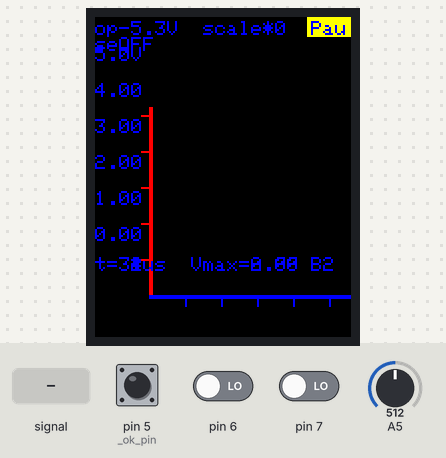
This sketch was run on a simulated Arduino Uno, built with avr-gcc and run on an emulated ATmega328P. Shown: 128×160 colour display. Inputs (shaded band) come from the test bench; at power-on: A5 = 512, pin 5 (_ok_pin) LOW, pin 6 LOW, pin 7 LOW. Random numbers use the default seed unless the sketch sets one.

Above: at 1.2 s.
1.8 s: A5 fed a 200 Hz sine of ±81 counts around its level
At 2.14 s:
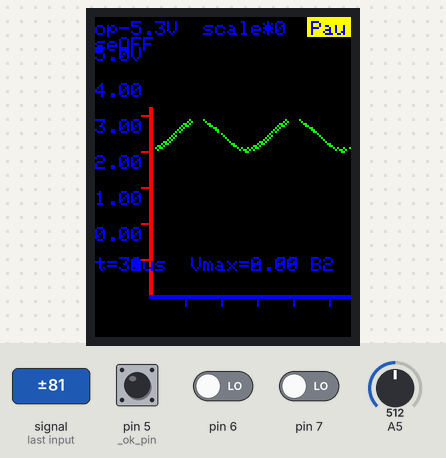
3.5 s: A5 set to 491
At 5.0 s:
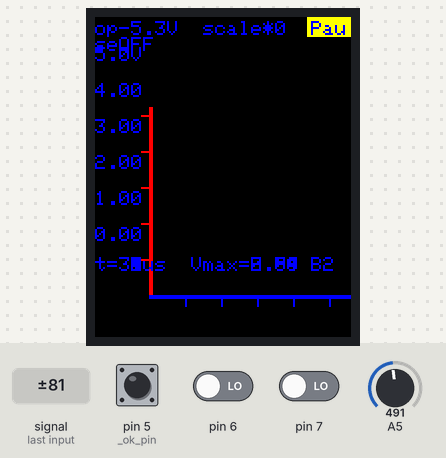
5.5 s: pin 5 (_ok_pin) pulled HIGH for 1 s
At 7.4 s:
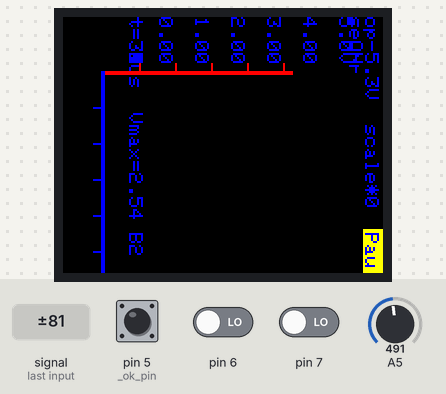
8.0 s: pin 6 driven HIGH
At 8.21 s:
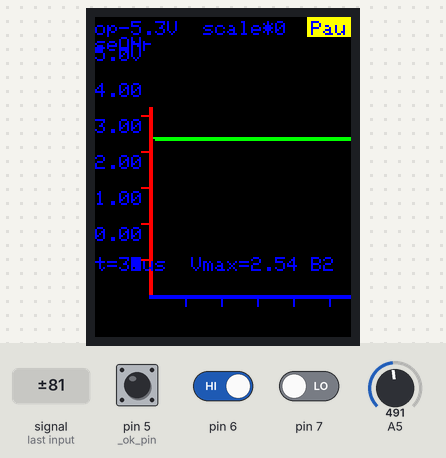
9.5 s: pin 7 driven HIGH
11.1 s: pin 5 (_ok_pin) pulled HIGH for 0.15 s
At 12.1 s:
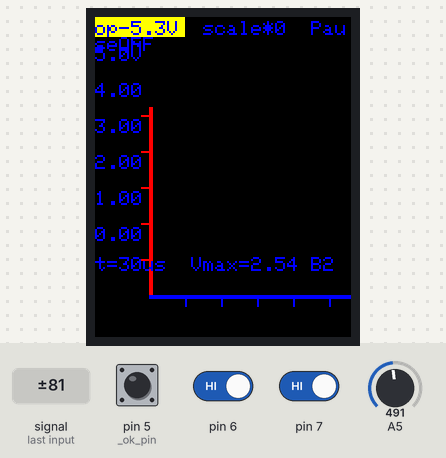
Timing chart, 0 to 12.8 s (numbered marks = the images above; inputs shaded):
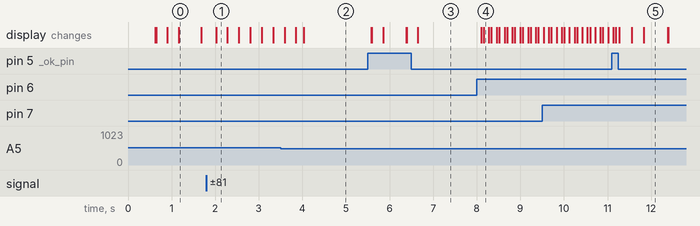

The sketch:

main.ino
```cpp
// include Pultoscope libraries
#include "src/Pultoscope.h"

//Handle value of menu state variable
// pin definition for Arduino UNO
#define LCD_CS 10   // Chip Select goes to D10
#define LCD_DC 9    //Dc or A0 pin on tft display
#define LCD_RESET 8 // Can alternately just connect to Arduino's reset pin
#define external_power_pin A6

#define levo 7
#define ok 5
#define pravo 6
#define vertikal 0  //размер вертикальной сетки(если "0" отключениа)

// create an instance of the library
Data data = Data(levo, pravo, ok);
Screen screen = Screen(LCD_CS, LCD_DC, LCD_RESET, vertikal ,&data);

void setup() {
    data.set_external_power_source_voltage(external_power_pin);
    data.set_reference_voltage_value();
    screen.begin();
}

void loop() {
    data.read_data();
    screen.top_menu_state_handler();
    screen.pause_button_handler();

    data.set_reference_voltage_value();
    delay(5);

    screen.draw_voltage_axis();
    screen.draw_time_axis();
    screen.draw_grid();
    screen.draw_voltage_scale();

    if(!screen.get_pause_flag())
        screen.draw_bottom_menu();

    data.set_max_voltage();

    if(!screen.get_pause_flag())
        screen.draw_graph_default();

    if(screen.get_pause_flag())
        screen.draw_graph_pause();
}
```

Pultoscope.cpp
```cpp
#include "Pultoscope.h"

Data::Data(uint8_t left, uint8_t right, uint8_t ok){
    _scroll_left_pin = left;
    _scroll_right_pin = right;
    _ok_pin = ok;
    _Vmax = 0;
    _scale = 0;
    _reference_voltage_flag = 1;
    _Vexternal = 0;
    _time = 0;
    _scale_time_step = 0;
}

Screen::Screen(uint8_t cs, uint8_t dc, uint8_t reset,
    uint8_t grid_size, Data *data):
    _tft(TFT(cs, dc, reset)),_data(data){

    _cs = cs;
    _dc = dc;
    _reset = reset;
    _tft = TFT(_cs, _dc, _reset);
    _data = data;
    _grid_size = grid_size;
    _top_menu = 1;
    _x = 60;
    _pause_flag = false;
    _pause_clean_flag = false;
}

uint8_t Data::get_max_voltage(){
    return _Vmax;
}

uint8_t Data::get_scale_time_step(){
    return _scale_time_step;
}

uint8_t Data::get_external_power_source_voltage(){
    return _Vexternal;
}

uint8_t Data::get_adc_buffer_element(uint16_t index){
    if(index < 501)
        return _adc_buffer[index];
    else return NULL;
}

uint8_t Data::get_adc_del_buffer_element(uint16_t index){
    if(index < 501)
        return _adc_buffer_del[index];
    else return NULL;
}

uint8_t Data::get_scale(){
    return _scale;
}

uint8_t Data::get_scroll_right_pin(){
    return _scroll_right_pin;
}

uint8_t Data::get_scroll_left_pin(){
    return _scroll_left_pin;
}

uint8_t Data::get_ok_pin(){
    return _ok_pin;
}

void Data::set_scale(uint8_t value){
    _scale = value;
}

void Data::set_adc_del_buffer_element(uint16_t index, uint8_t value){
    if(index < 501)
        _adc_buffer_del[index] = value;
}

void Data::set_reference_voltage_flag(bool flag){
    _reference_voltage_flag = flag;
}

void Data::set_external_power_source_voltage(uint8_t external_power_pin){
    _Vexternal = analogRead(external_power_pin)*5.3/1024;
}

void Data::set_reference_voltage_value(){
    if(!_reference_voltage_flag){ADMUX = 0b11100101;} //Internal reference voltage 1,1V
    if(_reference_voltage_flag){ADMUX = 0b01100101;}  //External reference voltage
}

void Data::set_max_voltage(){
    _Vmax=0;
    for(int i=0;i<500;i++){
        if(_Vmax < _adc_buffer[i]) _Vmax = _adc_buffer[i];
    }
}

bool Data::get_reference_voltage_flag(){
    return _reference_voltage_flag;
}

void Data::read_data(){
    if (_scale >= 6){ADCSRA = 0b11100010;}  //divisor 4
    if (_scale == 5){ADCSRA = 0b11100011;}  //divisor 8
    if (_scale == 4){ADCSRA = 0b11100100;}  //divisor 16
    if (_scale == 3){ADCSRA = 0b11100101;}  //divisor 32
    if (_scale == 2){ADCSRA = 0b11100110;}  //divisor 64
    if (_scale <  2){ADCSRA = 0b11100111;}  //divisor 128
    if (_scale == 0){
        _time=micros();
        for(int i=0;i<500;i++){
            while ((ADCSRA & 0x10)==0);
            ADCSRA|=0x10;
            delayMicroseconds(100);
            _adc_buffer[i]=ADCH;
        }
        _time = micros() - _time;
        _scale_time_step = _time * horizontal_axis_pixel_step / 501;
    }
    if (_scale > 0){
        _time=micros();
        for(int i=0;i<500;i++){
            while ((ADCSRA & 0x10)==0);
            ADCSRA|=0x10;
            _adc_buffer[i]=ADCH;
        }
        _time = micros() - _time;
        _scale_time_step = _time * horizontal_axis_pixel_step / 501;
    }
}


void Screen::begin(){
    _tft.begin();
    delay(50);
    _tft.fillScreen(BLACK);
    _tft.textSize(default_text_size);
    delay(500);
}

void Screen::do_hello_world(){
    //generate a random color
    uint8_t redRandom = random(0, 255);
    uint8_t greenRandom = random (0, 255);
    uint8_t blueRandom = random (0, 255);

    // set a random font color
    _tft.stroke(redRandom, greenRandom, blueRandom);

    // print Hello, World! in the middle of the screen
    _tft.text("Hello, World!", 6, 57);
}

void Screen::draw_bottom_menu(){
    _tft.setRotation(0);
    _tft.fillRect(0, 10, 10,display_width, BLACK); //Erase bottom menu
    _tft.setRotation(1);
    _tft.setCursor(0,display_height - 8);
    _tft.print("t=");

    uint8_t scale = _data->get_scale();
    uint8_t scale_time_step = _data->get_scale_time_step();

    if(scale <  7) _tft.print(scale_time_step);
    if(scale == 7) _tft.print(scale_time_step/2);
    if(scale == 8) _tft.print(scale_time_step/3);
    if(scale == 9) _tft.print(scale_time_step/4);
    if(scale == 10)_tft.print(scale_time_step/5);
    _tft.print("us  ");
    _tft.print("Vmax=");
    if(!(_data->get_reference_voltage_flag())){
        _tft.print(_data->get_max_voltage()*1.1/255);
    }
    if(_data->get_reference_voltage_flag()){
        _tft.print(_data->get_max_voltage()*5.3/255);
    }
    _tft.print(" ");
    _tft.print("B");
    _tft.print(_data->get_external_power_source_voltage());
}

void Screen::draw_default_top_menu(){
    _tft.setRotation(1);
    _tft.setTextColor(RED);
    _tft.fillRect(display_width - 54, 0,50, 10, CYAN);
    _tft.setCursor(0,2);
    if(!_data->get_reference_voltage_flag()) _tft.print("op-1.1V ");
    if( _data->get_reference_voltage_flag()) _tft.print("op-5.3V ");

    if(digitalRead(_data->get_scroll_right_pin())==HIGH){//доработать скорость
        _tft.setRotation(0);
        _tft.fillRect(21,29, display_height - 32 , display_width - 29, BLACK);//стиране графика
        _tft.fillRect(display_height - 12,display_width - 70, 12 , 10, BLACK);
        _data->set_scale(_data->get_scale() + 1);
        if(_data->get_scale()==11) _data->set_scale(10);
    }

    if(digitalRead(_data->get_scroll_left_pin())==HIGH){//доработать скорость
        _tft.setRotation(0);
        _tft.fillRect(21,29, display_height - 32 , display_width - 29, BLACK);//стиране графика
        _tft.fillRect(display_height - 12,display_width - 70, 12 , 10, BLACK);
        _data->set_scale(_data->get_scale() - 1);
        if(_data->get_scale() == 255) _data->set_scale(0);
    }

    _tft.setRotation(1);
    _tft.print(" scale*");
    _tft.print(_data->get_scale());
    _tft.print("  PauseOFF");
}

void Screen::draw_pause_menu(){
    _pause_flag = true;
    if(!_pause_clean_flag){
        _pause_clean_flag = true;
        _tft.setRotation(1);
        _tft.setTextColor(RED);
        _tft.fillRect(display_width - 54, 0,50, 10, CYAN);
        _tft.setCursor(0,2);
        if(!_data->get_reference_voltage_flag()) _tft.print("op-1.1V ");
        if( _data->get_reference_voltage_flag()) _tft.print("op-5.3V ");
        _tft.print(" scale*");
        _tft.print(_data->get_scale());
        if(!_pause_flag) _tft.print("  PauseOFF");
        if( _pause_flag) _tft.print("  PauseON");
    }
}

void Screen::draw_reference_voltage_choose_menu(){
    _tft.setRotation(1);
    _tft.setTextColor(RED);
    _tft.fillRect(0, 0, 45, 10, CYAN);
    _tft.setCursor(0,2);
    if(!_data->get_reference_voltage_flag()) _tft.print("op-1.1V ");
    if( _data->get_reference_voltage_flag()) _tft.print("op-5.3V ");

    if(digitalRead(_data->get_scroll_right_pin())==HIGH){
        _tft.setRotation(0);
        _tft.fillRect(21,29, display_height - 32 , display_width - 29, BLACK);//стиране поля графика
        _tft.fillRect(16, 0, 97, 24, BLACK);//стирание напряжения
        _data->set_reference_voltage_flag(!_data->get_reference_voltage_flag());
    }

    if(digitalRead(_data->get_scroll_left_pin())==HIGH){
        _tft.setRotation(0);
        _tft.fillRect(21,29, display_height - 32 , display_width - 29, BLACK);//стиране поля графика
        _tft.fillRect(16, 0, 97, 24, BLACK);//стирание напряжения
        _data->set_reference_voltage_flag(!_data->get_reference_voltage_flag());
    }

    _tft.setRotation(1);
    _tft.print(" scale*");
    _tft.print(_data->get_scale());
    _tft.print("  PauseOFF");
}

void Screen::pause_button_handler(){
    if(digitalRead(_data->get_ok_pin())==HIGH){
        _top_menu++;
        _tft.setRotation(0);
        _tft.fillRect(21,29, display_height - 32 , display_width - 29, BLACK);//стиране поля графика
        if(_top_menu == 3) {
            _top_menu=0;
            _pause_flag = false;
            _pause_clean_flag = false;
        }
        _tft.setRotation(1);
        _tft.fillRect(0, 0, display_width, 12, BLACK); //Стирание верхнего меню
    }
}

void Screen::draw_voltage_axis(){
    _tft.setRotation(0);
    _tft.drawFastHLine(20,28,95,BLUE);
    _tft.drawFastHLine(20,27,95,BLUE);

    _tft.drawFastVLine(110,23,5, BLUE);
    _tft.drawFastVLine(92,23,5, BLUE);
    _tft.drawFastVLine(74,23,5,BLUE);
    _tft.drawFastVLine(56,23,5,BLUE);
    _tft.drawFastVLine(38,23,5,BLUE);
}

void Screen::draw_time_axis(){
    _tft.setRotation(0);
    _tft.drawFastVLine(19,27,141,RED);
    _tft.drawFastVLine(20,27,140,RED);

    _tft.drawFastHLine(15,45,5, RED);
    _tft.drawFastHLine(15,63,5, RED);
    _tft.drawFastHLine(15,81,5, RED);
    _tft.drawFastHLine(15,99,5, RED);
    _tft.drawFastHLine(15,117,5,RED);
    _tft.drawFastHLine(15,135,5,RED);
    _tft.drawFastHLine(15,153,5,RED);
}

void Screen::draw_grid(){
    _tft.setRotation(0);
    _tft.drawFastHLine(75,310,5*_grid_size, YELLOW);
    _tft.drawFastHLine(110,310,5*_grid_size,YELLOW);
    _tft.drawFastHLine(145,310,5*_grid_size,YELLOW);
    _tft.drawFastHLine(180,310,5*_grid_size,YELLOW);
    _tft.drawFastHLine(75,285,5*_grid_size, YELLOW);
    _tft.drawFastHLine(110,285,5*_grid_size,YELLOW);
    _tft.drawFastHLine(145,285,5*_grid_size,YELLOW);
    _tft.drawFastHLine(180,285,5*_grid_size,YELLOW);
    _tft.drawFastHLine(75,260,5*_grid_size, YELLOW);
    _tft.drawFastHLine(110,260,5*_grid_size,YELLOW);
    _tft.drawFastHLine(145,260,5*_grid_size,YELLOW);
    _tft.drawFastHLine(180,260,5*_grid_size,YELLOW);
    _tft.drawFastHLine(75,235,5*_grid_size, YELLOW);
    _tft.drawFastHLine(110,235,5*_grid_size,YELLOW);
    _tft.drawFastHLine(145,235,5*_grid_size,YELLOW);
    _tft.drawFastHLine(180,235,5*_grid_size,YELLOW);
    _tft.drawFastHLine(75,210,5*_grid_size, YELLOW);
    _tft.drawFastHLine(110,210,5*_grid_size,YELLOW);
    _tft.drawFastHLine(145,210,5*_grid_size,YELLOW);
    _tft.drawFastHLine(180,210,5*_grid_size,YELLOW);
    _tft.drawFastHLine(75,185,5*_grid_size, YELLOW);
    _tft.drawFastHLine(110,185,5*_grid_size,YELLOW);
    _tft.drawFastHLine(145,185,5*_grid_size,YELLOW);
    _tft.drawFastHLine(180,185,5*_grid_size,YELLOW);
    _tft.drawFastHLine(75,160,5*_grid_size, YELLOW);
    _tft.drawFastHLine(110,160,5*_grid_size,YELLOW);
    _tft.drawFastHLine(145,160,5*_grid_size,YELLOW);
    _tft.drawFastHLine(180,160,5*_grid_size,YELLOW);
    _tft.drawFastHLine(75,135,5*_grid_size, YELLOW);
    _tft.drawFastHLine(110,135,5*_grid_size,YELLOW);
    _tft.drawFastHLine(145,135,5*_grid_size,YELLOW);
    _tft.drawFastHLine(180,135,5*_grid_size,YELLOW);
    _tft.drawFastHLine(75,110,5*_grid_size, YELLOW);
    _tft.drawFastHLine(110,110,5*_grid_size,YELLOW);
    _tft.drawFastHLine(145,110,5*_grid_size,YELLOW);
    _tft.drawFastHLine(180,110,5*_grid_size,YELLOW);
    _tft.drawFastHLine(75,85, 5*_grid_size, YELLOW);
    _tft.drawFastHLine(110,85,5*_grid_size, YELLOW);
    _tft.drawFastHLine(145,85,5*_grid_size, YELLOW);
    _tft.drawFastHLine(180,85,5*_grid_size, YELLOW);
}

void Screen::draw_voltage_scale(){
    _tft.setRotation(1);
    _tft.setTextColor(RED);

    if(!_data->get_reference_voltage_flag()){
        _tft.setCursor(0, 105);_tft.println("0.00");
        _tft.setCursor(0, 87); _tft.println("0.22");
        _tft.setCursor(0, 69); _tft.println("0.44");
        _tft.setCursor(0, 51); _tft.println("0.66");
        _tft.setCursor(0, 33); _tft.println("0.88");
        _tft.setCursor(0, 15); _tft.println("1.1V");
    }
    if(_data->get_reference_voltage_flag()){
        _tft.setCursor(0, 105);_tft.println("0.00");
        _tft.setCursor(0, 87); _tft.println("1.00");
        _tft.setCursor(0, 69); _tft.println("2.00");
        _tft.setCursor(0, 51); _tft.println("3.00");
        _tft.setCursor(0, 33); _tft.println("4.00");
        _tft.setCursor(0, 15); _tft.println("5.0V");
    }
}

void Screen::draw_graph_default(){
    _tft.setRotation(0);
    _x=28;
    uint8_t scale = _data->get_scale();
    for(int y=0;y<260;y++){
        _tft.setRotation(1);
        if(scale <  7)  _x++;
        if(scale == 7)  _x+=2;
        if(scale == 8)  _x+=3;
        if(scale == 9)  _x+=4;
        if(scale == 10) _x+=5;

        //стираем график
        _tft.drawLine(_x + 1, graph_lower_bound - _data->get_adc_del_buffer_element(y)/
            graph_upper_bound + 1, _x + 2,graph_lower_bound -
            _data->get_adc_del_buffer_element(y+1)/
            graph_upper_bound + 1, BLACK);

        //стираем график
        _tft.drawLine(_x, graph_lower_bound - _data->get_adc_del_buffer_element(y)/
            graph_upper_bound, _x + 1, graph_lower_bound -
            _data->get_adc_del_buffer_element(y+1)/
            graph_upper_bound, BLACK);

        //график
        _tft.drawLine(_x + 1, graph_lower_bound - _data->get_adc_buffer_element(y)/
            graph_upper_bound + 1, _x + 2,graph_lower_bound -
            _data->get_adc_buffer_element(y + 1)/
            graph_upper_bound + 1, GREEN);

        //график
        _tft.drawLine(_x, graph_lower_bound - _data->get_adc_buffer_element(y)/
            graph_upper_bound, _x + 1, graph_lower_bound -
            _data->get_adc_buffer_element(y + 1)/
            graph_upper_bound, GREEN);

    }
    //Write current value of ADC buffer to ADC_DEL buffer
    for(int i=0;i<500;i++)
        _data->set_adc_del_buffer_element(i, _data->get_adc_buffer_element(i));
}

void Screen::draw_graph_pause(){
    //листаем вправо
    if(digitalRead(_data->get_scroll_right_pin())==HIGH){
        _tft.setRotation(0);

        //стиране поля графика
        _tft.fillRect(21,29, display_height - 32 , display_width - 29, BLACK);

        uint8_t scale = _data->get_scale();
        _x=28;

        for(int y=0;y<260;y++){
            _tft.setRotation(1);

            if(scale  <  7) _x++;
            if(scale ==  7) _x+=2;
            if(scale ==  8) _x+=3;
            if(scale ==  9) _x+=4;
            if(scale == 10) _x+=5;

            //график
            _tft.drawLine(_x+1,graph_lower_bound - _data->get_adc_buffer_element(y)/
                graph_upper_bound + 1, _x + 2, graph_lower_bound -
                _data->get_adc_buffer_element(y+1)/ graph_upper_bound+1, GREEN);

            //график
            _tft.drawLine(_x,graph_lower_bound - _data->get_adc_buffer_element(y)/
            graph_upper_bound, _x + 1, graph_lower_bound -
            _data->get_adc_buffer_element(y+1)/graph_upper_bound, GREEN);
        }
        draw_bottom_menu();
    }
    //листаем влево
    if(digitalRead(_data->get_scroll_left_pin()) == HIGH){
        _tft.setRotation(0);

        //стиране поля графика
        _tft.fillRect(21,29, display_height - 32 , display_width - 29, BLACK);
        _x=28;
        uint8_t scale = _data->get_scale();

        for(int y=0;y<260;y++){
            _tft.setRotation(1);
            if(scale  <  7) _x++;
            if(scale ==  7) _x+=2;
            if(scale ==  8) _x+=3;
            if(scale ==  9) _x+=4;
            if(scale == 10) _x+=5;

            //график
            _tft.drawLine(_x + 1, graph_lower_bound - _data->get_adc_buffer_element(y)/
            graph_upper_bound + 1, _x + 2, graph_lower_bound -
            _data->get_adc_buffer_element(y+1) / graph_upper_bound + 1, GREEN);

            //график
            _tft.drawLine(_x, graph_lower_bound-_data->get_adc_buffer_element(y)/
            graph_upper_bound, _x + 1, graph_lower_bound-
            _data->get_adc_buffer_element(y+1) / graph_upper_bound, GREEN);
        }
        draw_bottom_menu();
    }
}

void Screen::top_menu_state_handler(){
    if(_top_menu == 0)
        draw_reference_voltage_choose_menu();
    if(_top_menu == 1)
        draw_default_top_menu();
    if(_top_menu == 2)
        draw_pause_menu();
}

bool Screen::get_pause_flag(){
    return _pause_flag;
}
```

Source omitted: Pultoscope.h (4748 bytes)

Measured:
- after the input at 1.8 s, the display: changes after 0.22 s (image 1)
- after the input at 5.5 s, the display: first changes after 0.07 s (image 3 shows a later state)
- after the input at 8.0 s, the display: first changes after 0.10 s (image 4 shows a later state)
- what the display in image 5 shows lasts 0.6 s, from 11.8 s to 12.4 s
